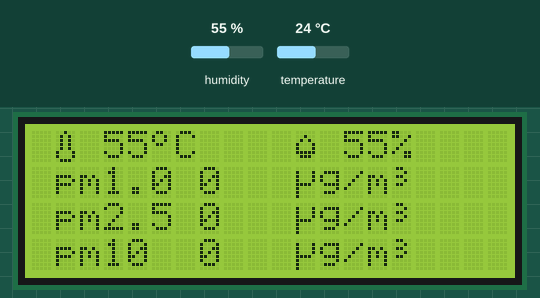
Bench run of a sketch on a simulated Arduino Mega 2560, built with avr-gcc and run on an emulated ATmega2560. Shown: 20×4 character LCD. The test bench sets the inputs (shaded band); at power-on: humidity 55 %, temperature 24 °C. What the sketch prints to the serial monitor is not drawn.

Above: at 1.6 s.
1.7 s: humidity set to 22 %
At 6.6 s:
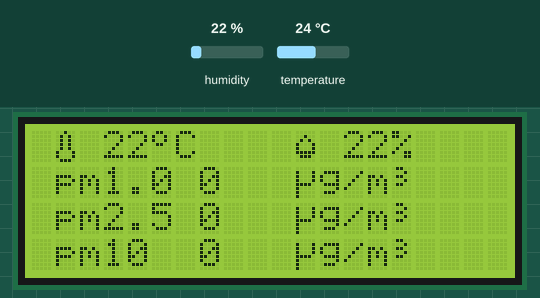
7.0 s: humidity set to 40 %
At 11.0 s:
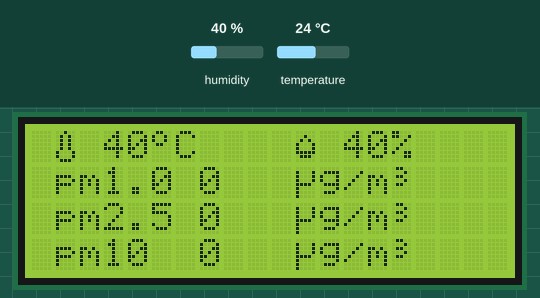
17.1 s: humidity set to 68 %
At 22.1 s:
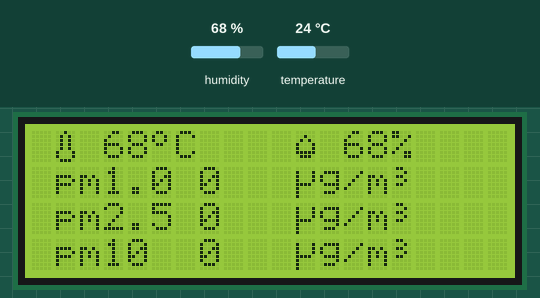
Timing chart, 0 to 23.3 s (numbered marks = the images above; inputs shaded):
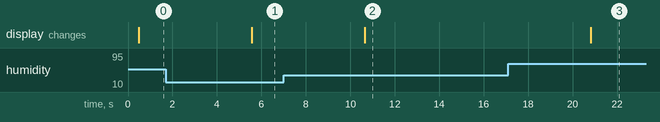

Measured:
- after the input at 1.7 s, the display: changes after 3.9 s (image 1)
- after the input at 7.0 s, the display: changes after 3.6 s (image 2)
- after the input at 17.1 s, the display: changes after 3.7 s (image 3)

The sketch:

lass7688duo.ino
```cpp
#include <SoftwareSerial.h>
#include <dht.h>
#include <Wire.h>
#include <LiquidCrystal_I2C.h>

// Set the LCD I2C address, 不同版本I2C address會不同要注意
LiquidCrystal_I2C lcd(0x3F, 2, 1, 0, 4, 5, 6, 7, 3, POSITIVE);

//設定pin腳, Dht用Pin15, G3用Pin9,10
#define dht_dpin 15
SoftwareSerial seG3(9,10);

dht DHT;

// init air quality num
long pmcf10=0;
long pmcf25=0;
long pmcf100=0;
long pmat10=0;
long pmat25=0;
long pmat100=0;

// Create a set of new characters
byte thermometer[8] = {
  B00100,
  B01010,
  B01010,
  B01010,
  B01010,
  B10001,
  B10001,
  B01110
};
byte temperatureSign[8] = {
  B01100,
  B10010,
  B10010,
  B01100,
  B00000,
  B00000,
  B00000,
  B00000
};
byte humiditySign[8] = {
  B00000,
  B00100,
  B01010,
  B10001,
  B10001,
  B11111,
  B01110,
  B00000
};
byte mirco[8] = {
  B00000,
  B10001,
  B10001,
  B10001,
  B11110,
  B10000,
  B10000,
  B10000
};
byte upperThree[8] = {
  B01100,
  B00010,
  B01100,
  B00010,
  B01100,
  B00000,
  B00000,
  B00000
};

char buf[50];

void setup() {
  seG3.begin(9600);//G3
  Serial.begin(9600);//Debug訊息
  Serial1.begin(57600);//給MPU訊息
  Serial.println("Start LASS");

  Wire.begin();
  // Initialize LCD 4x20
  lcd.begin(20, 4);

  // createChar
  lcd.createChar (0, thermometer);
  lcd.createChar (1, temperatureSign);
  lcd.createChar (2, humiditySign);
  lcd.createChar (3, mirco);
  lcd.createChar (4, upperThree);

  //clear the screen
  lcd.clear();
  // turn on back light
  lcd.backlight();

  delay(300);
}

void loop() {
  int count = 0;
  unsigned char c;
  unsigned char high;
  //debug count
  Serial.print("---\n");

  //get G3 data
  while (seG3.available()) {
    c = seG3.read();
    if((count==0 && c!=0x42) || (count==1 && c!=0x4d)){
      Serial.println("check failed");
      break;
    }
    if(count > 15){
      Serial.println("complete");
      break;
    }
    else if(count == 4 || count == 6 || count == 8 || count == 10 || count == 12 || count == 14) {
      high = c;
    }
    else if(count == 5){
      pmcf10 = 256*high + c;
      Serial.print("CF=1, PM1.0=");
      Serial.print(pmcf10);
      Serial.println(" ug/m3");
    }
    else if(count == 7){
      pmcf25 = 256*high + c;
      Serial.print("CF=1, PM2.5=");
      Serial.print(pmcf25);
      Serial.println(" ug/m3");
    }
    else if(count == 9){
      pmcf100 = 256*high + c;
      Serial.print("CF=1, PM10=");
      Serial.print(pmcf100);
      Serial.println(" ug/m3");
    }
    else if(count == 11){
      pmat10 = 256*high + c;
      Serial.print("atmosphere, PM1.0=");
      Serial.print(pmat10);
      Serial.println(" ug/m3");
    }
    else if(count == 13){
      pmat25 = 256*high + c;
      Serial.print("atmosphere, PM2.5=");
      Serial.print(pmat25);
      Serial.println(" ug/m3");
    }
    else if(count == 15){
      pmat100 = 256*high + c;
      Serial.print("atmosphere, PM10=");
      Serial.print(pmat100);
      Serial.println(" ug/m3");
    }
    count++;
  }
  while(seG3.available()) seG3.read();

  // 取得溫濕度
  //去library裡面找DHT.read11
  DHT.read11(dht_dpin);
  Serial.print("Humidity = ");
  Serial.print(DHT.humidity);
  Serial.print("% ");
  Serial.print("temperature = ");
  Serial.print(DHT.temperature);
  Serial.println("C ");

  //將溫濕度與PM2.5資訊傳給MPU
  Serial1.print("|s_t0=");//Temperature=
  Serial1.print(DHT.temperature);
  Serial1.print("|s_h0=");//Humi=
  Serial1.print(DHT.humidity);
  Serial1.print("|s_d0=");//PM2.5=
  Serial1.print(pmat25);
  Serial1.print("|s_d1=");//PM10=
  Serial1.println(pmat100);

  // print LCD
  printData(DHT.humidity, DHT.humidity, pmat10, pmat25, pmat100);

  //間隔5秒
  delay(5000);
}

void printData(long temperature, long humidity, long pm1, long pm25, long pm10) {
  //clear the screen
  lcd.clear();
  // turn on back light
  lcd.backlight();

  // print temperature
  lcd.setCursor(1, 0);
  lcd.print(char(0));
  lcd.print(" ");
  lcd.print(temperature);
  lcd.print(char(1));
  lcd.print("C");

  // print humidity
  lcd.setCursor(11, 0);
  lcd.print(char(2));
  lcd.print(" ");
  lcd.print(humidity);
  lcd.print("%");

  // print pm1.0
  lcd.setCursor(1, 1);
  lcd.print("pm1.0 ");
  lcd.print(pm1);
  lcd.setCursor(11, 1);
  lcd.print(char(3));
  lcd.print("g/m");
  lcd.print(char(4));

  // print pm2.5
  lcd.setCursor(1, 2);
  lcd.print("pm2.5 ");
  lcd.print(pm25);
  lcd.setCursor(11, 2);
  lcd.print(char(3));
  lcd.print("g/m");
  lcd.print(char(4));

  // print pm10
  lcd.setCursor(1, 3);
  lcd.print("pm10  ");
  lcd.print(pm10);
  lcd.setCursor(11, 3);
  lcd.print(char(3));
  lcd.print("g/m");
  lcd.print(char(4));
}
```
